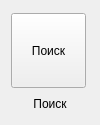
<?xml version="1.0" encoding="UTF-8"?>
<ui version="4.0">
 <class>FrmControlScanner</class>
 <widget class="QFrame" name="FrmControlScanner">
  <property name="geometry">
   <rect>
    <x>0</x>
    <y>0</y>
    <width>100</width>
    <height>125</height>
   </rect>
  </property>
  <property name="windowTitle">
   <string>Frame</string>
  </property>
  <layout class="QHBoxLayout" name="horizontalLayout_2">
   <item>
    <layout class="QVBoxLayout" name="verticalLayout">
     <item>
      <widget class="QPushButton" name="pushButtonStart">
       <property name="sizePolicy">
        <sizepolicy hsizetype="Minimum" vsizetype="Minimum">
         <horstretch>0</horstretch>
         <verstretch>0</verstretch>
        </sizepolicy>
       </property>
       <property name="minimumSize">
        <size>
         <width>75</width>
         <height>75</height>
        </size>
       </property>
       <property name="maximumSize">
        <size>
         <width>75</width>
         <height>75</height>
        </size>
       </property>
       <property name="text">
        <string>Поиск</string>
       </property>
      </widget>
     </item>
     <item>
      <widget class="QLabel" name="labelSearch">
       <property name="sizePolicy">
        <sizepolicy hsizetype="Preferred" vsizetype="Minimum">
         <horstretch>0</horstretch>
         <verstretch>0</verstretch>
        </sizepolicy>
       </property>
       <property name="maximumSize">
        <size>
         <width>16777215</width>
         <height>15</height>
        </size>
       </property>
       <property name="text">
        <string>Поиск</string>
       </property>
       <property name="alignment">
        <set>Qt::AlignmentFlag::AlignCenter</set>
       </property>
      </widget>
     </item>
    </layout>
   </item>
  </layout>
 </widget>
 <resources/>
 <connections/>
</ui>
